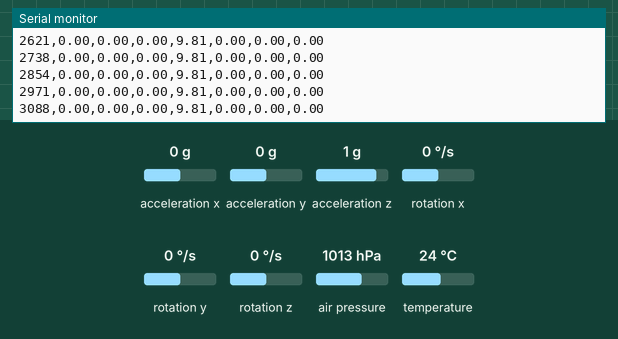
The sketch below on a simulated Arduino Uno, built with avr-gcc and run on an emulated ATmega328P. Parts: the last lines printed to the serial monitor. Inputs (shaded band) come from the test bench; at power-on: acceleration x 0 g, acceleration y 0 g, acceleration z 1 g, rotation x 0 °/s, rotation y 0 °/s, rotation z 0 °/s, air pressure 1013 hPa, temperature 24 °C. Storage starts empty.

Above: at 3.2 s.
3.3 s: acceleration x set to -1.4 g
At 3.32 s:
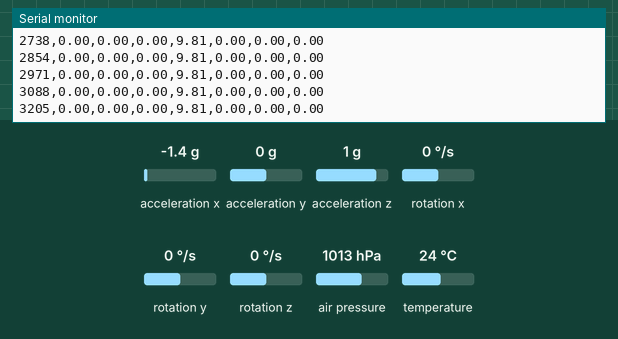
4.8 s: acceleration y set to -1.4 g
At 4.84 s:
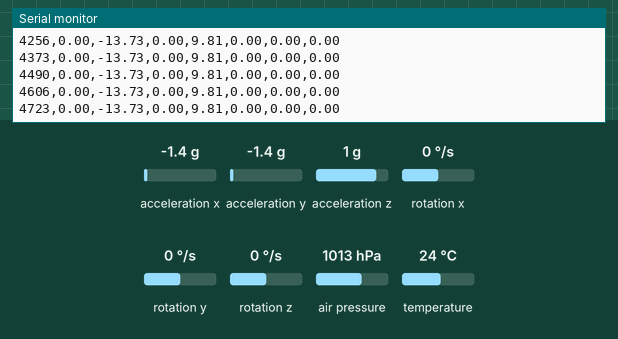
6.3 s: acceleration z set to -1.4 g
At 6.36 s:
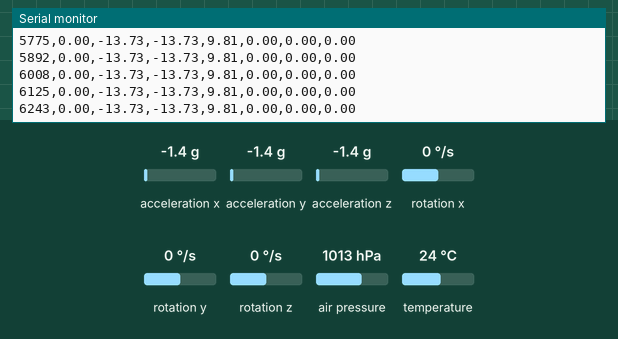
7.8 s: rotation x set to -192 °/s
At 7.88 s:
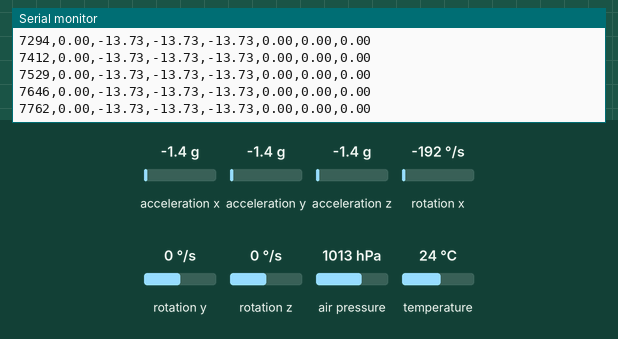
9.3 s: rotation y set to -192 °/s
At 9.4 s:
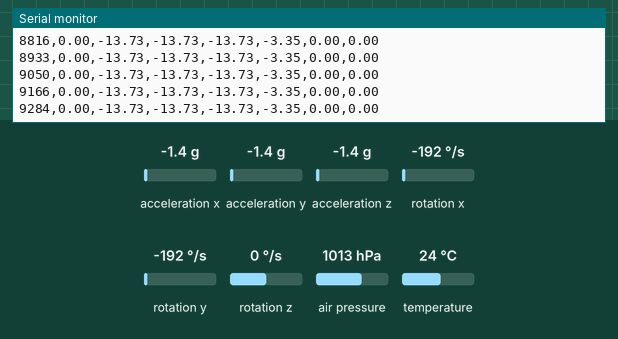
Timing chart, 0 to 11.8 s (numbered marks = the images above; inputs shaded):
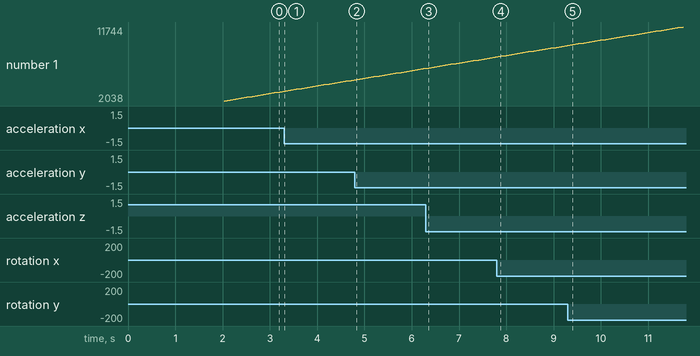

The sketch:

sd_sensor_test.ino
```cpp
#include <Wire.h>
#include <SPI.h>
#include <SD.h>
#include <Adafruit_Sensor.h>
#include <Adafruit_BMP280.h>
#include <Adafruit_MPU6050.h>

// Instanciar os sistemas
Adafruit_BMP280 bmp;
Adafruit_MPU6050 mpu;
const int CS_PIN = 5;

// Variável para a calibração da altitude
float pressaoAoNivelDoChao = 0;

void setup() {
  Serial.begin(115200);
  delay(2000);
  Serial.println("\n=== INICIAÇÃO DO COMPUTADOR DE VOO ===");

  // 1. Iniciar Barómetro (I2C)
  if (!bmp.begin(0x76)) {
    Serial.println("ERRO: BMP280 não detetado!");
    while (1) delay(10);
  }
  bmp.setSampling(Adafruit_BMP280::MODE_NORMAL, Adafruit_BMP280::SAMPLING_X2, Adafruit_BMP280::SAMPLING_X16, Adafruit_BMP280::FILTER_X16, Adafruit_BMP280::STANDBY_MS_500);

  // 2. Iniciar Giroscópio (I2C)
  if (!mpu.begin()) {
    Serial.println("ERRO: MPU6050 não detetado!");
    while (1) delay(10);
  }
  mpu.setAccelerometerRange(MPU6050_RANGE_16_G);
  mpu.setGyroRange(MPU6050_RANGE_500_DEG);
  mpu.setFilterBandwidth(MPU6050_BAND_21_HZ);

  // 3. Iniciar Cartão SD (SPI)
  if (!SD.begin(CS_PIN)) {
    Serial.println("ERRO: Cartão SD não detetado!");
    while (1) delay(10);
  }

  // 4. Calibração da Altitude Relativa
  // Lê a pressão local para usar como referência do chão
  pressaoAoNivelDoChao = bmp.readPressure() / 100.0F; // Convertido para hPa
  Serial.print("Calibração concluída. Pressão local: ");
  Serial.print(pressaoAoNivelDoChao);
  Serial.println(" hPa");

  // 5. Preparar Ficheiro de Log
  File log = SD.open("/dados_voo.csv", FILE_WRITE);
  if (log) {
    // Cabeçalho num formato limpo separado por vírgulas (CSV) para abrires no Excel depois
    log.println("Tempo(ms),Altitude(m),Acel_X,Acel_Y,Acel_Z,Giro_X,Giro_Y,Giro_Z");
    log.close();
    Serial.println("Sistema Pronto! A iniciar gravação de telemetria...\n");
  } else {
    Serial.println("ERRO ao criar dados_voo.csv!");
  }
}

void loop() {
  // Capturar dados inerciais
  sensors_event_t a, g, temp;
  mpu.getEvent(&a, &g, &temp);

  // Capturar altitude relativa (passando a pressão do chão que gravámos no setup)
  float altitudeRelativa = bmp.readAltitude(pressaoAoNivelDoChao);
  unsigned long tempoAtual = millis();

  // Criar a string de dados
  String linhaDados = String(tempoAtual) + "," +
                      String(altitudeRelativa) + "," +
                      String(a.acceleration.x) + "," +
                      String(a.acceleration.y) + "," +
                      String(a.acceleration.z) + "," +
                      String(g.gyro.x) + "," +
                      String(g.gyro.y) + "," +
                      String(g.gyro.z);

  // Imprimir na Consola (para monitorização ao vivo)
  Serial.println(linhaDados);

  // Gravar no Cartão SD
  File log = SD.open("/dados_voo.csv", FILE_APPEND);
  if (log) {
    log.println(linhaDados);
    log.close(); // Tranca o ficheiro para não corromper se a bateria falhar
  }

  // Grava a 10Hz (10 vezes por segundo)
  delay(100);
}
```

Measured:
- plotted number 1: 3205 → 4723 after the input at 3.3 s, 4723 → 6243 after the input at 4.8 s, 6243 → 7762 after the input at 6.3 s, 7762 → 9284 after the input at 7.8 s, 9284 → 11744 after the input at 9.3 s
